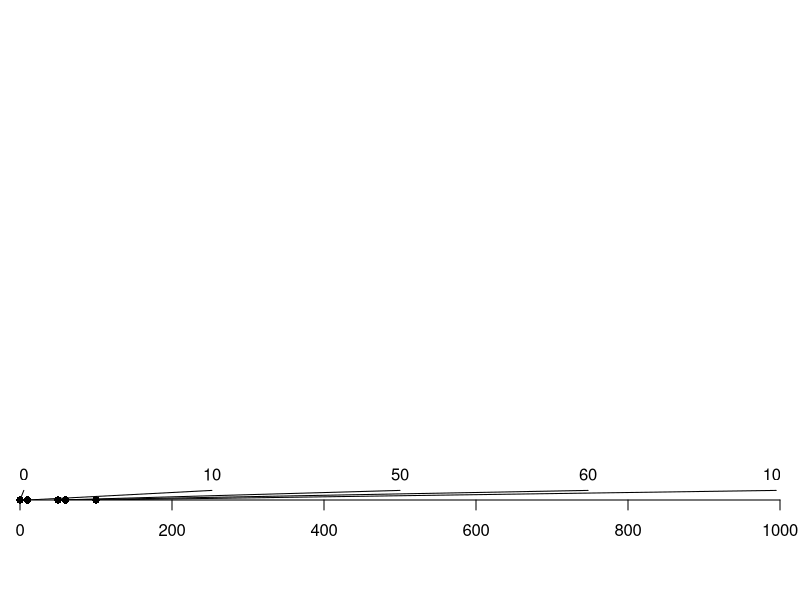
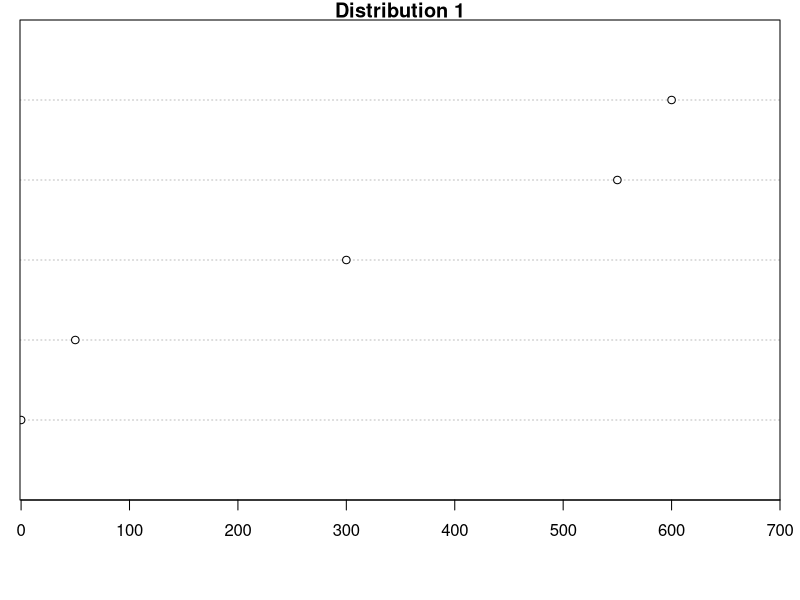
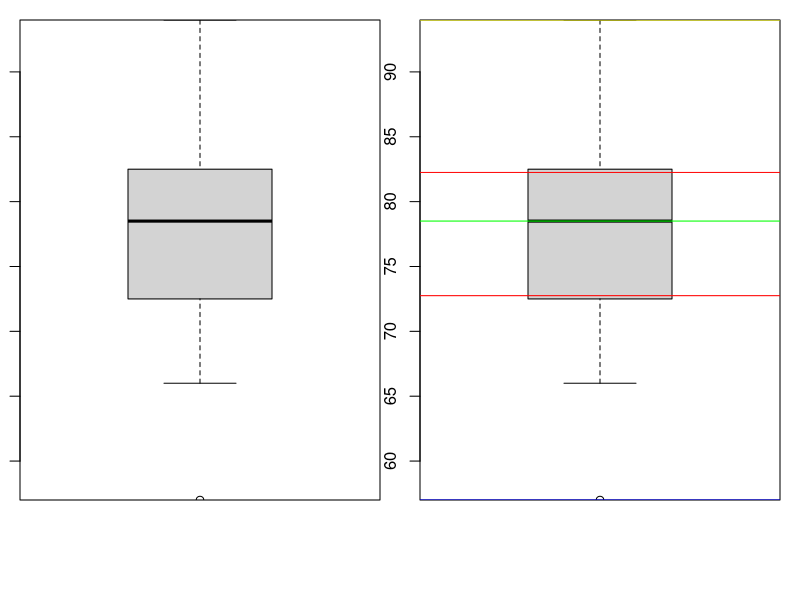
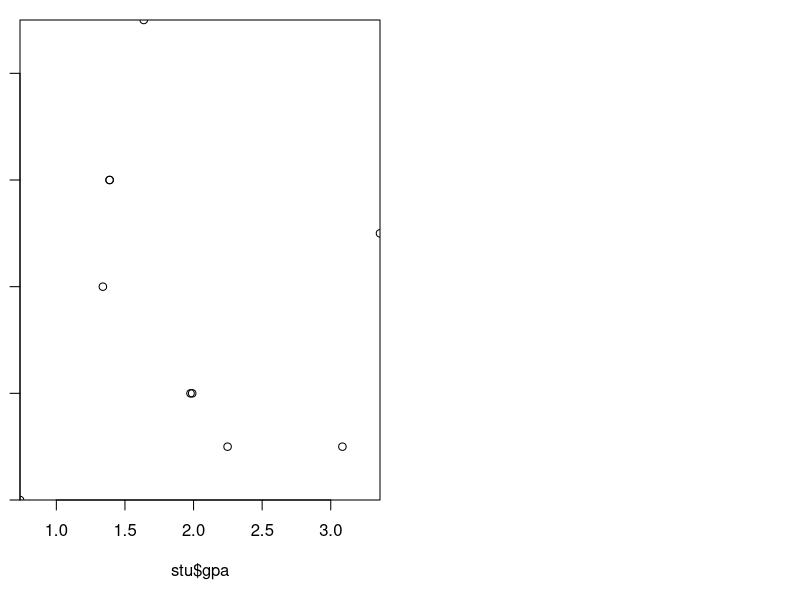

Write R code to recreate these figures, in order.
  ## define plot data
  xlim <- c(0,1000);
  ylim <- c(0,1000);
  px <- c(0,10,50,60,100);
  py <- c(0,0,0,0,0);
  lx.buf <- 5;
  lx <- seq(xlim[1]+lx.buf,xlim[2]-lx.buf,len=length(px));
  ly <- 20;
  
  ## create basic plot outline
  par(xaxs='i',yaxs='i',mar=c(5,1,1,1));
  plot(NA,xlim=xlim,ylim=ylim,axes=F,ann=F);
  axis(1);
  
  ## plot elements
  segments(px,py,lx,ly);
  points(px,py,pch=16,xpd=NA);
  text(lx,ly,px,pos=3);
  
?dotchart

dotchart(c(0,50,300,550,600),xlim = c(-1,700),main = "Distribution 1")  

?boxplot

scores = c(57, 66, 69, 71, 72, 73, 74, 77, 78, 78, 79, 79, 81, 81, 82, 83, 83, 88, 89, 94)
par(mfrow = c(1, 2))
boxplot(scores)
boxplot(scores)
abline(h = min(scores), col = "Blue")
abline(h = max(scores), col = "Yellow")
abline(h = median(scores), col = "Green")
abline(h = quantile(scores, c(0.25, 0.75)), col = "Red")

gpa = c(1.990,3.359,3.085,0.735,2.248,1.978,1.388,1.339,1.388,1.637)
act = c(20,28,33,14,26,18,15,18,15,19)

stu <- data.frame(gpa = c(1.990,3.359,3.085,0.735,2.248,1.978,1.388,1.339,1.388,1.637) , act=c(20,28,33,14,26,18,15,18,15,19), height = c(68,71,67,66,67,68,72,70,72,75))

plot(stu$gpa,stu$height)
